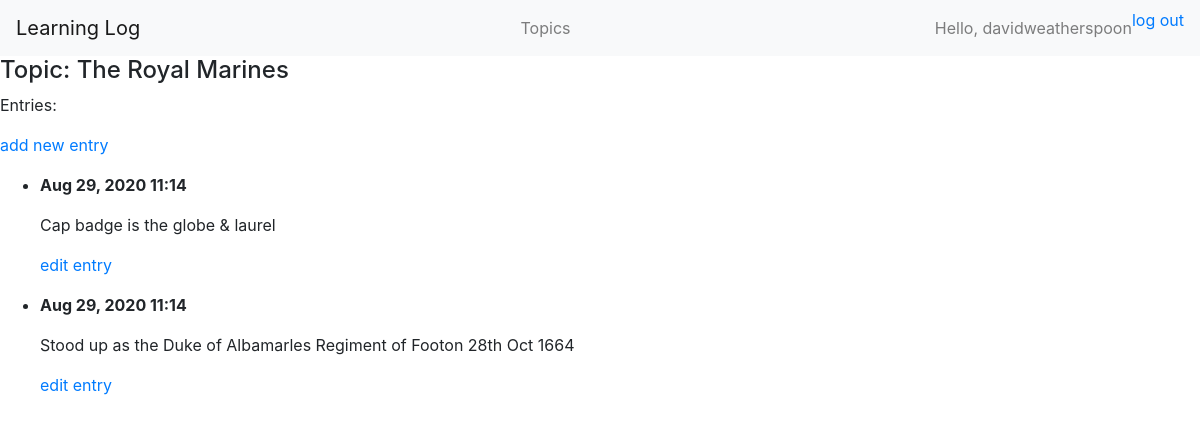
The page /topics/3/ (signed in) on the database its author committed.
### learning_logs/models.py (models this page shows, shortened)
class Topic(models.Model):
    text = models.CharField(max_length=200)
    date_added = models.DateTimeField(auto_now_add=True)
    owner = models.ForeignKey(User, on_delete=models.CASCADE)
    def __str__(self):
        return self.text

class Entry(models.Model):
    topic = models.ForeignKey(Topic, on_delete=models.CASCADE)
    text = models.TextField()
    date_added = models.DateTimeField(auto_now_add=True)
    class Meta:
        verbose_name_plural = 'entries'

### learning_logs/views.py (the view)
# urls.py: path('topics/<int:topic_id>/', views.topic, name='topic'),
@login_required
def topic(request, topic_id):
    topic = Topic.objects.get(id=topic_id)
    check_topic_owner(topic.owner, request.user)
    entries = topic.entry_set.order_by('-date_added')
    context = {'topic': topic, 'entries': entries}
    return render(request, 'learning_logs/topic.html', context)

### learning_logs/views.py (called while the page is built)
def check_topic_owner(owner, user):
    if owner != user:
        raise Http404

### learning_logs/templates/learning_logs/topic.html
{% extends "learning_logs/base.html" %}
{% block content %}
    <h4>Topic: {{topic}}</h4>
    <p>Entries:</p>
    <p>
        <a href="{% url 'learning_logs:new_entry' topic.id %}">add new entry</a>
    </p>
    <ul>
        {% for entry in entries %}
            <li>
                <p><strong>{{ entry.date_added|date:'M d, Y H:i' }}</strong></p>
                <p>{{ entry.text|linebreaks }}</p>
                <p>
                    <a href="{% url 'learning_logs:edit_entry' entry.id %}">edit entry</a>
                </p>
            </li>
        {% empty %}
            <li>No entries for this topic have been added yet.</li>
        {% endfor %}
    </ul>
{% endblock content %}

### learning_logs/templates/learning_logs/base.html (shortened to what this page needs)
{% load bootstrap4 %}
<!DOCTYPE html>
<html lang="en">
<head>
    {% bootstrap_css %}
</head>
<body>
    <nav class="navbar navbar-expand-lg navbar-light bg-light">
        <a class="navbar-brand" href="{% url 'learning_logs:index' %}">Learning Log</a>
        <div class="collapse navbar-collapse" id="navbarText">
            <ul class="navbar-nav ml-auto">
                <li class="nav-item">
                  <a class="nav-link" href="{% url 'learning_logs:topics' %}">Topics</a>
                </li>
            </ul>
            {% if user.is_authenticated %}
                <ul class="navbar-nav ml-auto">
                    <span class="navbar-text">
                        Hello, {{ user.username }}
                    </span>
                    <li class="nav-item">
                        <a href="{% url 'users:logout' %}">log out</a>
                    </li>
                </ul>
            {% endif %}
        </div>
      </nav>
    {% block content %}
    {% endblock content %}
</body>
</html>

### rows shown on the page
Topic: text "The Royal Marines"
Entry: date_added "Aug 29, 2020 11:14", text "Cap badge is the globe & laurel"
Entry: date_added "Aug 29, 2020 11:14", text "Stood up as the Duke of Albamarles Regiment of Footon 28th Oct 1664"

### other values the page prints
{{ user.username }} "davidweatherspoon"
